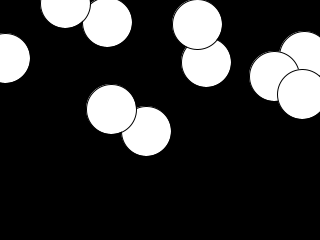
Frame 1 (no input)
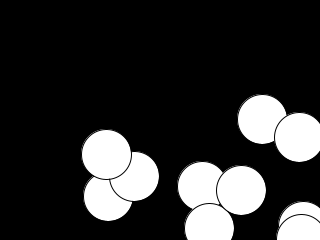
Frame 60 (the mouse pressed at the canvas centre just before this capture)
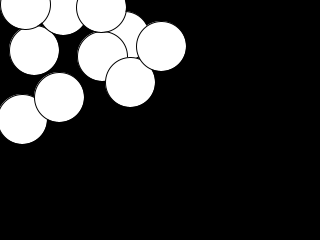
Frame 120 (the mouse held since frame 60 and released just before this capture)

The Processing sketch that drew these frames (run headless with seeded random() and noise(); from frame 60 on, the mouse is pressed at the canvas centre):

// Processing sketch: Class14_04BouncingBallArrays
// ── Class14_04BouncingBallArrays.pde
// bouncing ball class example

// Make an array of balls
Ball[] ballArray;

void setup() {
  size(320, 240);
  
  // give the ball array a length
  ballArray = new Ball[10];
  
  // give the ball array initial values
  for (int i = 0; i < ballArray.length; i++) {
    int rX = int(random(0, width));
    int rY = int(random(0, height));
    ballArray[i] = new Ball(rX, rY);
  }
}

void draw() {
  background(0);
  
  // draw and move the ball array
  for (int i = 0; i < ballArray.length; i++) {
    ballArray[i].render();
    ballArray[i].move();
  }
}

class Ball {
  // declare initial class variables
  int x, y;
  int xSpeed, ySpeed;
  int c;

  // constructor
  Ball(int parameterX, int parameterY) {
    // pass the variables to the class
    x = parameterX;
    y = parameterY;
    
    // give default values to other variables
    c = 50;
    xSpeed = 4;
    ySpeed = 4;
  }

  // Draw the ball
  void render() {
    //draw the ball
    ellipseMode(CENTER);
    fill(255);
    ellipse(x, y, c, c);
  }

  // Move the ball
  void move() {
    if (x>width||x<0) {
      xSpeed = xSpeed*-1;
    }
    if (y>height||y<0) {
      ySpeed = ySpeed *-1;
    }
    x+=xSpeed;
    y+=ySpeed;
  }
}
